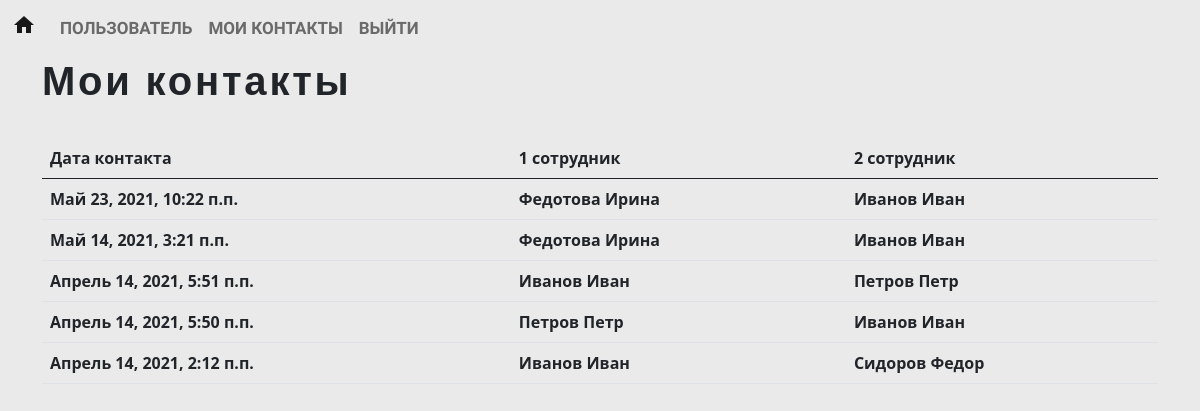
Page /contacts (signed in) on the earlier database version.
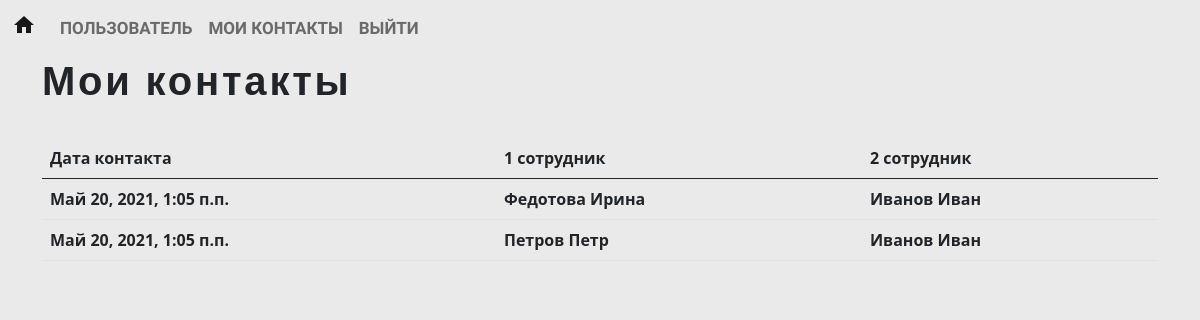
Same page on the later database version.
### main/models.py (models this page shows, shortened)
class Contact(models.Model):
	first_user = models.ForeignKey(User, on_delete=models.CASCADE, related_name='+')
	second_user = models.ForeignKey(User, on_delete=models.CASCADE,  related_name='+')
	date = models.DateTimeField()
	class Meta:
		ordering = ('-date', )
		verbose_name = 'контакт'
		verbose_name_plural = 'контакты'

### main/views.py (the view)
# urls.py: path('contacts', views.contacts, name='contacts'),
def contacts(request):
	if not can_i_let_him_in(request):
		return redirect('login')
	user = request.user
	contact_list = Contact.objects.all()
	if user.is_staff:
		return render(request, 'contacts.html', {'contacts' : contact_list, 'empty' : len(contact_list) == 0, 'to_ill' : True})
	our_contact_list = []
	for contact in contact_list:
		if contact.first_user.username == user.username or contact.second_user.username == user.username:
			our_contact_list.append(contact)
	return render(request, 'contacts.html', {'contacts' : our_contact_list, 'empty' : len(our_contact_list) == 0})

### main/views.py (called while the page is built)
def can_i_let_him_in(request):
	return (request.user.is_authenticated and not request.user.is_superuser)

### main/templates/contacts.html (shortened to what this page needs)
{% extends 'base.html' %}
{% block content %}
<div class="container">
	<h1 class="text_title">
		{% if request.user.is_staff %}
			Контакты сотрудников
		{% else %}
			Мои контакты
		{% endif %}
	</h1>
	<br>
	{% if not empty %}
		<div>
			<table class="table">
			  <thead>
			    <tr>
			      <th scope="col">Дата контакта</th>
			      <th scope="col">1 сотрудник</th>
			      <th scope="col">2 сотрудник</th>
			    </tr>
			  </thead>
			  <tbody>
			{% for contact in contacts %}
				{% if request.user.is_staff %}
				<tr>
					<th>{{contact.date}}</th>
					<th><a class="link-dark" href="{% url 'info_about_person' contact.first_user.id %}">{{contact.first_user.last_name}}  {{contact.first_user.first_name}}</a>
						{% if contact.first_user.groups.all.0.name == 'ill' %}
							<span class="material-icons text-danger">coronavirus</span>
						{% endif %}
					</th>
					<th><a class="link-dark" href="{% url 'info_about_person' contact.second_user.id %}">{{contact.second_user.last_name}} {{contact.second_user.first_name}}</a>
						{% if contact.second_user.groups.all.0.name == 'ill' %}
							<span class="material-icons text-danger">coronavirus</span>
					{% endif %}
					</th>
				</tr>
				{% else %}
				<tr>
					<th>{{contact.date}}</th>
					<th>{{contact.first_user.last_name}} {{contact.first_user.first_name}}</th>
					<th>{{contact.second_user.last_name}} {{contact.second_user.first_name}}</th>
				</tr>
				{% endif %}
 			{% endfor %}
			  </tbody>
				</table>
		</div>
	{% endif %}
</div>
{% endblock %}

### main/templates/base.html (shortened to what this page needs)
<!doctype html>
<html lang="en">
  <head>
    <link href="https://cdn.jsdelivr.net/npm/bootstrap@5.0.0-beta3/dist/css/bootstrap.min.css" rel="stylesheet">
  </head>
  <body>
  {% include 'navbar.html' %}
	{% block content %}
	{% endblock %}
  </body>
</html>

### main/templates/navbar.html (shortened to what this page needs)
<nav class="navbar
        {% if request.user.is_staff %}
              navbar-expand-md
            {% else %}
              navbar-expand-sm
            {% endif %}
sticky-top navbar-light" style="background-color: #EAEAEA;">
  <div class="container-fluid">
    <a class="navbar-brand" href="/"><span class="material-icons">home</span></a>
    <div class="collapse navbar-collapse" id="navbarNavAltMarkup">
      <div class="navbar-nav">
        <a class="nav-link navbar_text" href="{% url 'account' %}">Пользователь</a>
        <a class="nav-link navbar_text" href="{% url 'contacts' %}">
            {% if request.user.is_staff %}
              Контакты сотрудников
            {% else %}
              Мои контакты
            {% endif %}
        </a>
        <a class="nav-link navbar_text" href="{% url 'signout' %}">Выйти</a>
      </div>
    </div>
  </div>
</nav>

### main/templates/base.html (style rules this page uses)
body { background-color: #EAEAEA; }
.text_title { font-family: 'Open Sans Condensed', sans-serif; font-family: 'Roboto', sans-serif; letter-spacing: 0.07em; font-weight: bold; }
.navbar_text { font-weight: bolder; text-transform: uppercase; font-family: 'Open Sans Condensed', sans-serif; font-size: 17px; }

Differences in the rows shown:
removed Contact: date "Май 23, 2021, 10:22 п.п.", first_user.last_name "Федотова", first_user.first_name "Ирина", second_user.last_name "Иванов", second_user.first_name "Иван"
removed Contact: date "Май 14, 2021, 3:21 п.п.", first_user.last_name "Федотова", first_user.first_name "Ирина", second_user.last_name "Иванов", second_user.first_name "Иван"
removed Contact: date "Апрель 14, 2021, 5:51 п.п.", first_user.last_name "Иванов", first_user.first_name "Иван", second_user.last_name "Петров", second_user.first_name "Петр"
removed Contact: date "Апрель 14, 2021, 5:50 п.п.", first_user.last_name "Петров", first_user.first_name "Петр", second_user.last_name "Иванов", second_user.first_name "Иван"
removed Contact: date "Апрель 14, 2021, 2:12 п.п.", first_user.last_name "Иванов", first_user.first_name "Иван", second_user.last_name "Сидоров", second_user.first_name "Федор"
added Contact: date "Май 20, 2021, 1:05 п.п.", first_user.last_name "Федотова", first_user.first_name "Ирина", second_user.last_name "Иванов", second_user.first_name "Иван"
added Contact: date "Май 20, 2021, 1:05 п.п.", first_user.last_name "Петров", first_user.first_name "Петр", second_user.last_name "Иванов", second_user.first_name "Иван"
